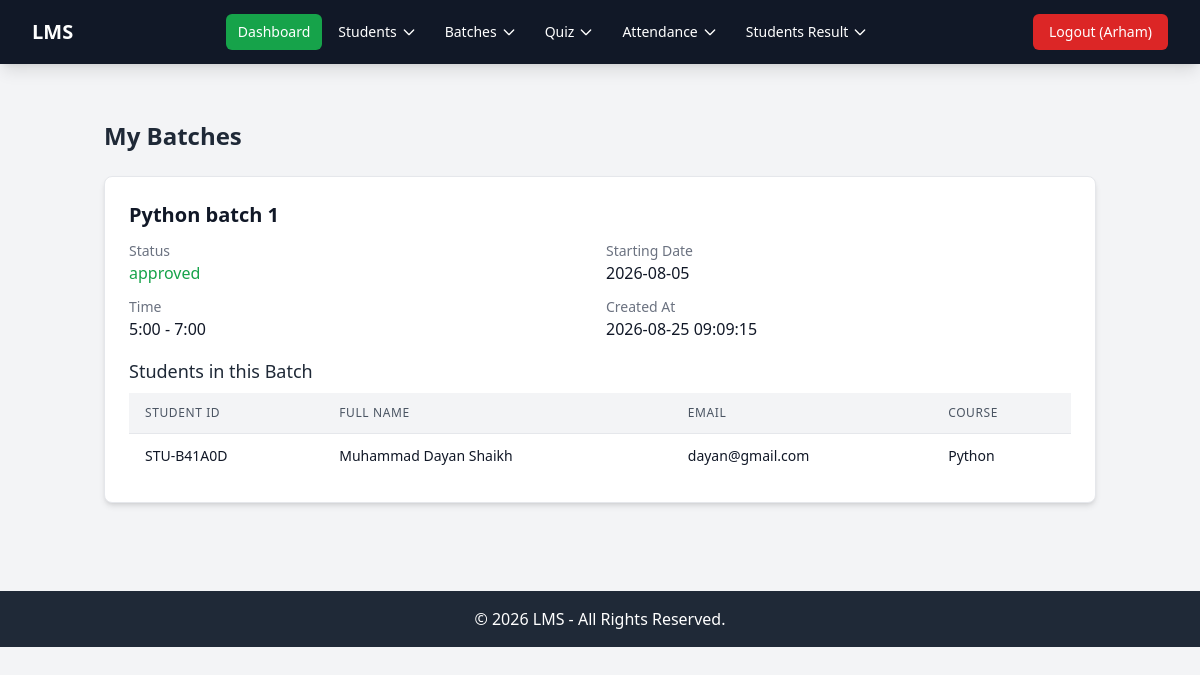
/teacher/controller/my_batches.php (signed in), run on an earlier commit of the app's database.
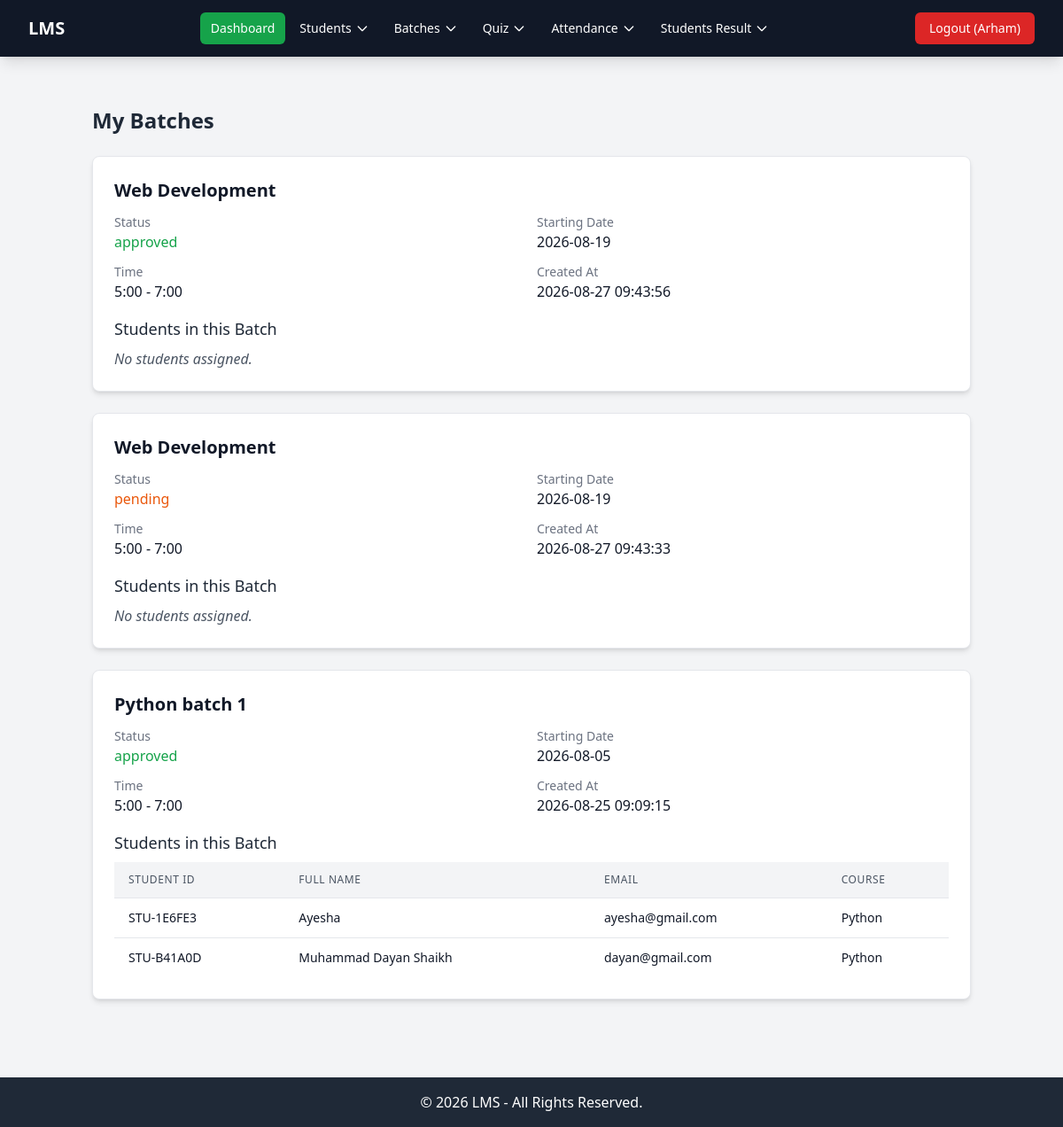
And on a later commit of the database.
### tables this page shows
CREATE TABLE `batches` (
  `id` int(11) NOT NULL,
  `batch_name` varchar(100) NOT NULL,
  `starting_date` date NOT NULL,
  `batch_time` varchar(50) NOT NULL,
  `teacher_id` int(11) NOT NULL,
  `status` enum('pending','approved','rejected') NOT NULL DEFAULT 'pending',
  `created_at` timestamp NOT NULL DEFAULT current_timestamp()
);

CREATE TABLE `students` (
  `id` int(11) NOT NULL,
  `student_id` varchar(20) NOT NULL,
  `full_name` varchar(100) NOT NULL,
  `father_name` varchar(100) NOT NULL,
  `contact_number` varchar(20) NOT NULL,
  `gender` enum('male','female','other') NOT NULL,
  `dob` date NOT NULL,
  `address` text NOT NULL,
  `email` varchar(100) NOT NULL,
  `password` varchar(255) NOT NULL,
  `joining_date` date NOT NULL,
  `course_name` varchar(100) NOT NULL,
  `class_timing` varchar(100) NOT NULL,
  `course_duration` varchar(50) NOT NULL,
  `student_pic` varchar(255) DEFAULT NULL,
  `cnic_pic` varchar(255) DEFAULT NULL,
  `highest_education` enum('intermediate','undergraduate','postgraduate','matric') NOT NULL,
  `status` enum('pending','process','active') NOT NULL DEFAULT 'pending',
  `teacher_id` int(11) DEFAULT NULL,
  `created_at` timestamp NOT NULL DEFAULT current_timestamp()
);

### teacher/controller/my_batches.php (called while the page is built, shortened)
<?php
$teacher_id = $_SESSION['user_id'];
$batches = [];
$stmt = $conn->prepare("
    SELECT
        b.id,
        b.batch_name,
        b.starting_date,
        b.batch_time,
        b.status,
        b.created_at
    FROM batches b
    WHERE b.teacher_id = ?
    ORDER BY b.created_at DESC
");
$stmt->bind_param("i", $teacher_id);
$stmt->execute();
$result = $stmt->get_result();
while ($row = $result->fetch_assoc()) {
    $batch_id = (int) $row['id'];
    $students_stmt = $conn->prepare("
        SELECT
            s.student_id,
            s.full_name,
            s.email,
            s.course_name
        FROM batch_students bs
        INNER JOIN students s
            ON bs.student_id = s.id
        WHERE bs.batch_id = ?
        ORDER BY s.full_name
    ");
    $students_stmt->bind_param(
        "i",
        $batch_id
    );
    $students_stmt->execute();
    $students_result = $students_stmt->get_result();
    $students_list = [];
    while ($student = $students_result->fetch_assoc()) {
        $students_list[] = $student;
    }
    $row['students'] = $students_list;
    $batches[] = $row;
}
include BASE_PATH . 'teacher/view/my_batches.php';
?>

### includes/session.php (called while the page is built, shortened)
<?php
function isLoggedIn(): bool
{
    return isset($_SESSION['user_id'], $_SESSION['role']);
}
function getRole(): string
{
    return $_SESSION['role'] ?? '';
}
?>

### teacher/view/my_batches.php (the view)
<?php include HEADER; ?>
<div class="max-w-5xl mx-auto px-4 py-8">
    <h1 class="text-2xl font-bold text-gray-800 mb-6">My Batches</h1>
    <?php if (empty($batches)): ?>
        <p class="text-gray-600">No batches created yet.</p>
    <?php else: ?>
        <div class="space-y-6">
            <?php foreach ($batches as $batch): ?>
                <div class="bg-white shadow-md rounded-lg border border-gray-200 p-6">
                    <h2 class="text-xl font-semibold text-gray-900 mb-3">
                        <?php echo htmlspecialchars($batch['batch_name']); ?>
                    </h2>
                    <div class="grid grid-cols-1 md:grid-cols-2 gap-3 mb-4">
                        <div>
                            <p class="text-sm text-gray-500">Status</p>
                            <?php
                            $statusClass = 'text-orange-600';
                            if ($batch['status'] === 'approved') {
                                $statusClass = 'text-green-600';
                            } elseif ($batch['status'] === 'rejected') {
                                $statusClass = 'text-red-600';
                            }
                            ?>
                            <p class="font-medium <?php echo $statusClass; ?>">
                                <?php echo htmlspecialchars($batch['status']); ?>
                            </p>
                        </div>
                        <div>
                            <p class="text-sm text-gray-500">Starting Date</p>
                            <p class="font-medium text-gray-900"><?php echo htmlspecialchars($batch['starting_date']); ?></p>
                        </div>
                        <div>
                            <p class="text-sm text-gray-500">Time</p>
                            <p class="font-medium text-gray-900"><?php echo htmlspecialchars($batch['batch_time']); ?></p>
                        </div>
                        <div>
                            <p class="text-sm text-gray-500">Created At</p>
                            <p class="font-medium text-gray-900"><?php echo htmlspecialchars($batch['created_at']); ?></p>
                        </div>
                    </div>
                    <h3 class="text-lg font-medium text-gray-800 mb-2">Students in this Batch</h3>
                    <?php if (empty($batch['students'])): ?>
                        <p class="text-gray-600 italic">No students assigned.</p>
                    <?php else: ?>
                        <div class="overflow-x-auto">
                            <table class="min-w-full divide-y divide-gray-200 bg-gray-50 rounded-lg">
                                <thead class="bg-gray-100">
                                    <tr>
                                        <th class="px-4 py-3 text-left text-xs font-medium text-gray-600 uppercase tracking-wider">Student ID</th>
                                        <th class="px-4 py-3 text-left text-xs font-medium text-gray-600 uppercase tracking-wider">Full Name</th>
                                        <th class="px-4 py-3 text-left text-xs font-medium text-gray-600 uppercase tracking-wider">Email</th>
                                        <th class="px-4 py-3 text-left text-xs font-medium text-gray-600 uppercase tracking-wider">Course</th>
                                    </tr>
                                </thead>
                                <tbody class="bg-white divide-y divide-gray-200">
                                    <?php foreach ($batch['students'] as $student): ?>
                                        <tr class="hover:bg-gray-50">
                                            <td class="px-4 py-3 whitespace-nowrap text-sm text-gray-900"><?php echo htmlspecialchars($student['student_id']); ?></td>
                                            <td class="px-4 py-3 whitespace-nowrap text-sm text-gray-900"><?php echo htmlspecialchars($student['full_name']); ?></td>
                                            <td class="px-4 py-3 whitespace-nowrap text-sm text-gray-900"><?php echo htmlspecialchars($student['email']); ?></td>
                                            <td class="px-4 py-3 whitespace-nowrap text-sm text-gray-900"><?php echo htmlspecialchars($student['course_name']); ?></td>
                                        </tr>
                                    <?php endforeach; ?>
                                </tbody>
                            </table>
                        </div>
                    <?php endif; ?>
                </div>
            <?php endforeach; ?>
        </div>
    <?php endif; ?>
</div>
<?php include FOOTER; ?>

### includes/header.php (shortened to what this page needs)
<?php
$role = getRole();
$user_name = htmlspecialchars(
    $_SESSION['user_name'] ?? 'Guest',
    ENT_QUOTES,
    'UTF-8'
);
?>
<!DOCTYPE html>
<html lang="en">
<head>
    <link rel="stylesheet" href="<?= BASE_URL ?>/css/tailwind.css">
</head>
<body class="bg-gray-100">
<header class="bg-gray-900 text-white shadow-lg sticky top-0 z-50">
    <nav class="max-w-7xl mx-auto px-4 sm:px-6 lg:px-8">
        <div class="flex items-center justify-between h-16">
            <div class="flex-shrink-0">
                <a href="<?= BASE_URL ?>/index.php" class="text-xl font-bold text-white hover:text-gray-300 transition-colors">
                    LMS
                </a>
            </div>
            <div class="hidden md:flex md:items-center md:space-x-1">
                <?php if ($role === 'admin'): ?>
                    <a href="<?= BASE_URL ?>/admin/controller/dashboard.php"
                       class="px-3 py-2 rounded-md text-sm font-medium bg-blue-600 hover:bg-blue-700 transition-colors">
                        Dashboard
                    </a>
                    <div class="relative group">
                        <button class="px-3 py-2 rounded-md text-sm font-medium hover:bg-gray-800 hover:text-white transition-colors inline-flex items-center">
                            Approvals
                            <svg class="ml-1 h-4 w-4" fill="none" stroke="currentColor" viewBox="0 0 24 24">
                                <path stroke-linecap="round" stroke-linejoin="round" stroke-width="2" d="M19 9l-7 7-7-7"></path>
                            </svg>
                        </button>
                        <div class="absolute left-0 pt-2 w-56 z-50 invisible opacity-0 group-hover:visible group-hover:opacity-100 transition-all duration-200">
                            <div class="bg-white rounded-md shadow-lg py-1">
                                <a href="<?= BASE_URL ?>/admin/controller/teacher/approval.php"
                                   class="block px-4 py-2 text-sm text-gray-700 hover:bg-gray-100">Teacher Approval</a>
                                <a href="<?= BASE_URL ?>/admin/controller/accountant/approval.php"
                                   class="block px-4 py-2 text-sm text-gray-700 hover:bg-gray-100">Accountant Approval</a>
                                <a href="<?= BASE_URL ?>/admin/controller/teacher/batch_approval.php"
                                   class="block px-4 py-2 text-sm text-gray-700 hover:bg-gray-100">Batch Approval</a>
                            </div>
                        </div>
                    </div>
                    <div class="relative group">
                        <button class="px-3 py-2 rounded-md text-sm font-medium hover:bg-gray-800 hover:text-white transition-colors inline-flex items-center">
                            Students
                            <svg class="ml-1 h-4 w-4" fill="none" stroke="currentColor" viewBox="0 0 24 24">
                                <path stroke-linecap="round" stroke-linejoin="round" stroke-width="2" d="M19 9l-7 7-7-7"></path>
                            </svg>
                        </button>
                        <div class="absolute left-0 pt-2 w-56 z-50 invisible opacity-0 group-hover:visible group-hover:opacity-100 transition-all duration-200">
                            <div class="bg-white rounded-md shadow-lg py-1">
                                <a href="<?= BASE_URL ?>/admin/controller/student/register.php"
                                   class="block px-4 py-2 text-sm text-gray-700 hover:bg-gray-100">Student Register</a>
                                <a href="<?= BASE_URL ?>/admin/controller/student/manage.php"
                                   class="block px-4 py-2 text-sm text-gray-700 hover:bg-gray-100">Manage Students</a>
                            </div>
                        </div>
                    </div>
                    <a href="<?= BASE_URL ?>/admin/controller/attendance_progress.php"
                       class="px-3 py-2 rounded-md text-sm font-medium hover:bg-gray-800 hover:text-white transition-colors">
                        Attendance Progress
                    </a>
                <?php elseif ($role === 'teacher'): ?>
                    <a href="<?= BASE_URL ?>/teacher/controller/dashboard.php"
                       class="px-3 py-2 rounded-md text-sm font-medium bg-green-600 hover:bg-green-700 transition-colors">
                        Dashboard
                    </a>
                    <div class="relative group">
                        <button class="px-3 py-2 rounded-md text-sm font-medium hover:bg-gray-800 hover:text-white transition-colors inline-flex items-center">
                            Students
                            <svg class="ml-1 h-4 w-4" fill="none" stroke="currentColor" viewBox="0 0 24 24">
                                <path stroke-linecap="round" stroke-linejoin="round" stroke-width="2" d="M19 9l-7 7-7-7"></path>
                            </svg>
                        </button>
                    </div>
                    <div class="relative group">
                        <button class="px-3 py-2 rounded-md text-sm font-medium hover:bg-gray-800 hover:text-white transition-colors inline-flex items-center">
                            Batches
                            <svg class="ml-1 h-4 w-4" fill="none" stroke="currentColor" viewBox="0 0 24 24">
                                <path stroke-linecap="round" stroke-linejoin="round" stroke-width="2" d="M19 9l-7 7-7-7"></path>
                            </svg>
                        </button>
                    </div>
                    <div class="relative group">
                        <button class="px-3 py-2 rounded-md text-sm font-medium hover:bg-gray-800 hover:text-white transition-colors inline-flex items-center">
                            Quiz
                            <svg class="ml-1 h-4 w-4" fill="none" stroke="currentColor" viewBox="0 0 24 24">
                                <path stroke-linecap="round" stroke-linejoin="round" stroke-width="2" d="M19 9l-7 7-7-7"></path>
                            </svg>
                        </button>
                    </div>
                    <div class="relative group">
                        <button class="px-3 py-2 rounded-md text-sm font-medium hover:bg-gray-800 hover:text-white transition-colors inline-flex items-center">
                            Attendance
                            <svg class="ml-1 h-4 w-4" fill="none" stroke="currentColor" viewBox="0 0 24 24">
                                <path stroke-linecap="round" stroke-linejoin="round" stroke-width="2" d="M19 9l-7 7-7-7"></path>
                            </svg>
                        </button>
                    </div>
                    <div class="relative group">
                        <button class="px-3 py-2 rounded-md text-sm font-medium hover:bg-gray-800 hover:text-white transition-colors inline-flex items-center">
                            Students Result
                            <svg class="ml-1 h-4 w-4" fill="none" stroke="currentColor" viewBox="0 0 24 24">
                                <path stroke-linecap="round" stroke-linejoin="round" stroke-width="2" d="M19 9l-7 7-7-7"></path>
                            </svg>
                        </button>
                    </div>
                <?php endif; ?>
            </div>
            <div class="hidden md:flex items-center space-x-3">
                <?php if (isLoggedIn()): ?>
                    <form action="<?= BASE_URL ?>/accounts/controller/logout.php" method="POST">
                        <button type="submit" class="bg-red-600 hover:bg-red-700 text-white px-4 py-2 rounded-md text-sm font-medium transition-colors">
                            Logout (<?= $user_name ?>)
                        </button>
                    </form>
                <?php endif; ?>
            </div>
        </div>
    </nav>
</header>
<main class="max-w-7xl mx-auto px-4 sm:px-6 lg:px-8 py-6">

### includes/footer.php
</main>
<footer class="bg-gray-800 text-white text-center py-4 mt-8">
    <p>&copy; <?php echo date('Y'); ?> LMS - All Rights Reserved.</p>
</footer>
</body>
</html>

What changed in the data, as far as the page shows it:
added batches: batch_name "Web Development", status "approved", starting_date "2026-08-19", batch_time "5:00 - 7:00", created_at "2026-08-27 09:43:56", shows "No students assigned."
added batches: batch_name "Web Development", status "pending", starting_date "2026-08-19", batch_time "5:00 - 7:00", created_at "2026-08-27 09:43:33", shows "No students assigned."
added students: student "STU-1E6FE3", full_name "Ayesha", email "ayesha@gmail.com", course_name "Python", shown under batches "Python batch 1"
